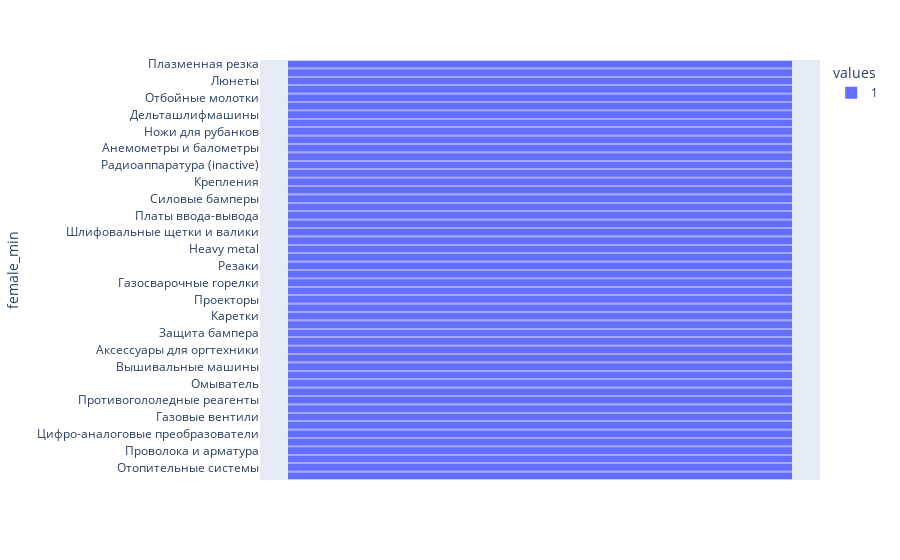

Here is the notebook cell this chart was saved with:
### Code cell
data = dict(values=df_female_min['female'],female_min=df_female_min['Description'])
fig = px.funnel(data, y='female_min',x='values',color='values')
fig.show()

### Figure 1 — Plotly figure (JSON) as saved in the notebook; plotly's stock layout.template omitted (floating-point values rounded to 4 significant figures)
{"data": [{"hovertemplate": "values=%{x}<br>female_min=%{y}<extra></extra>", "legendgroup": "1", "marker": {"color": "#636efa"}, "name": "1", "orientation": "h", "showlegend": true, "type": "funnel", "x": [1, 1, 1, 1, 1, 1, 1, 1, 1, 1, 1, 1, 1, 1, 1, 1, 1, 1, 1, 1, 1, 1, 1, 1, 1, 1, 1, 1, 1, 1, 1, 1, 1, 1, 1, 1, 1, 1, 1, 1, 1, 1, 1, 1, 1, 1, 1, 1, 1, 1], "xaxis": "x", "y": ["Плазменная резка", "Аксессуары", "Люнеты", "Флорбол", "Отбойные молотки", "Ювелирная посуда и сувениры", "Дельташлифмашины", "Винты и болты", "Ножи для рубанков", "Инверсионные столы", "Анемометры и балометры", "Теплицы и каркасы", "Радиоаппаратура (inactive)", "Кобуры", "Крепления", "Парктроники", "Силовые бамперы", "Пролонгирующие и возбуждающие средства", "Платы ввода-вывода", "Толщиномеры", "Шлифовальные щетки и валики", "Мотопомпы", "Heavy metal", "Шайбы и гайки", "Резаки", "Жакеты", "Газосварочные горелки", "Каркасные батуты", "Проекторы", "Шнеки и удлинители", "Каретки", "Шары", "Защита бампера", "Пневмолобзики и пилы", "Аксессуары для оргтехники", "Пневмотрещотки", "Вышивальные машины", "Ножницы и гильотины", "Омыватель", "Садки и подсачеки", "Противогололедные реагенты", "Ракетки", "Газовые вентили", "Лобзиковые станки", "Цифро-аналоговые преобразователи", "Системы доступа и коммуникационные сервера", "Проволока и арматура", "Тормозные жидкости", "Отопительные системы", "Аксессуары и комплектующие"], "yaxis": "y"}], "layout": {"legend": {"title": {"text": "values"}, "tracegroupgap": 0}, "margin": {"t": 60}, "xaxis": {"anchor": "y", "categoryarray": [1], "categoryorder": "array", "domain": [0, 1], "title": {"text": "values"}}, "yaxis": {"anchor": "x", "domain": [0, 1], "title": {"text": "female_min"}}}}
